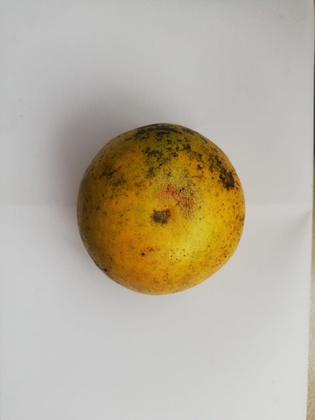
%> input picture imagenes/amarilla/Natural/amarilla_luz_natural_no_flash_abajo.jpeg, 315 x 420 px, shrunk from 1200 x 1599 before the run
$ octave segmentacion.m   (GNU Octave 9; MATLAB toolbox functions it lacks are replaced by stand-ins)
%> lines starting %> are read from the running program, lines starting %| are printed output that depends on the picture
I = imread("imagenes/amarilla/Natural/amarilla_luz_natural_no_flash_abajo.jpeg");
%> I is the input picture: size 420x315x3 uint8; mean R, G, B 185.1, 176.4, 159.4
imshow(I);
size(I);
e1 = [I(1,1,1) I(1,1,2) I(1,1,3)];
%> e1 = [190 191 193]
e2 = [I(1,size(I, 2),1) I(1,size(I, 2),2) I(1,size(I, 2),3)];
%> e2 = [96 83 67]
e3 = [I(size(I,1),1,1) I(size(I,1),1,2) I(size(I,1),1,3)];
%> e3 = [188 188 186]
e4 = [I(size(I,1),size(I,2),1) I(size(I,1),size(I,2),2) I(size(I,1),size(I,2),3)];
%> e4 = [176 155 124]

E = [e1;e2;e3;e4];
%> E = [190 191 193; 96 83 67; 188 188 186; 176 155 124]
avg = mean(E,1) -50;
%> avg = [112.5 104.2 92.5]

for i=1:1:size(I,1)
    for j=1:1:size(I,2)
        if I(i,j,1) > avg(1)
            if I(i,j,2) > avg(2)
                if I(i,j,3) > avg(3)
                    I(i,j,1) = 0;
                    I(i,j,2) = 0;
                    I(i,j,3) = 0;
                end
            end
        end
    end
end
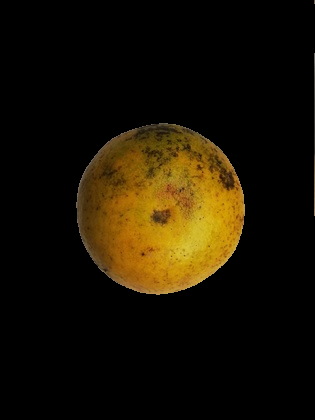
%> I: size 420x315x3 uint8; mean R, G, B 25.4, 18.1, 3.1

imshow(I);

$ run again, with imagenes/amarilla/Natural/amarilla_luz_natural_no_flash_arriba.jpeg copied over imagenes/amarilla/Natural/amarilla_luz_natural_no_flash_abajo.jpeg
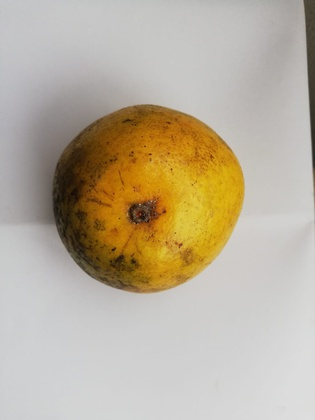
%> input picture imagenes/amarilla/Natural/amarilla_luz_natural_no_flash_arriba.jpeg, 315 x 420 px, shrunk from 1200 x 1599 before the run
%> I is the input picture: size 420x315x3 uint8; mean R, G, B 186.4, 175.3, 155.5
%> e1 = [196 197 201]
%> e2 = [76 69 53]
%> e3 = [203 204 206]
%> e4 = [219 219 219]
%> E = [196 197 201; 76 69 53; 203 204 206; 219 219 219]
%> avg = [123.5 122.2 119.8]
%> after the loop `for i=1:1:size(I,1)`:
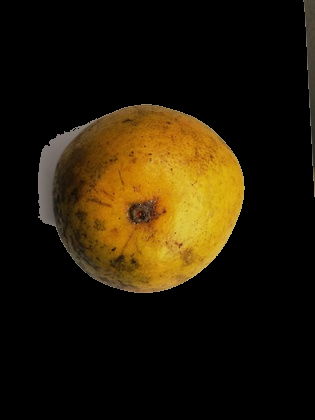
%> I: size 420x315x3 uint8; mean R, G, B 35.6, 25.5, 6.6

$ run again, with imagenes/amarilla/Natural/amarilla_luz_natural_no_flash_atras.jpeg copied over imagenes/amarilla/Natural/amarilla_luz_natural_no_flash_abajo.jpeg
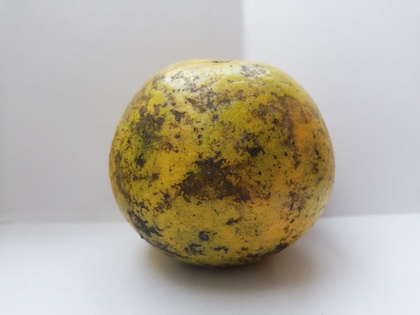
%> input picture imagenes/amarilla/Natural/amarilla_luz_natural_no_flash_atras.jpeg, 420 x 315 px, shrunk from 1599 x 1200 before the run
%> I is the input picture: size 315x420x3 uint8; mean R, G, B 180, 173, 158.4
%> e1 = [199 200 204]
%> e2 = [217 220 227]
%> e3 = [230 235 241]
%> e4 = [231 236 242]
%> E = [199 200 204; 217 220 227; 230 235 241; 231 236 242]
%> avg = [169.2 172.8 178.5]
%> after the loop `for i=1:1:size(I,1)`:
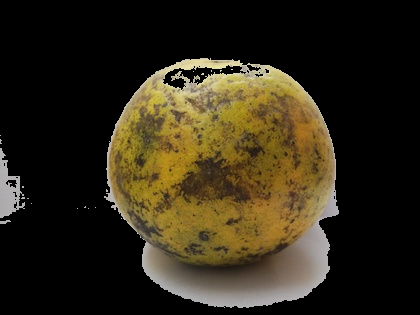
%> I: size 315x420x3 uint8; mean R, G, B 47.5, 40.2, 23.4

$ run again, with imagenes/amarilla/Natural/amarilla_luz_natural_no_flash_frente.jpeg copied over imagenes/amarilla/Natural/amarilla_luz_natural_no_flash_abajo.jpeg
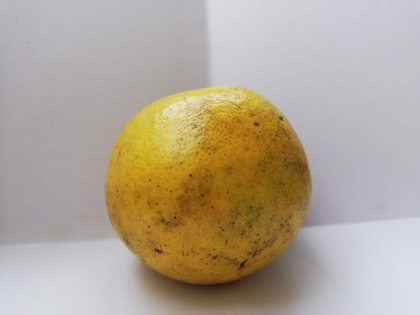
%> input picture imagenes/amarilla/Natural/amarilla_luz_natural_no_flash_frente.jpeg, 420 x 315 px, shrunk from 1599 x 1200 before the run
%> I is the input picture: size 315x420x3 uint8; mean R, G, B 177.6, 165.7, 147.8
%> e1 = [184 183 189]
%> e2 = [202 202 210]
%> e3 = [213 218 222]
%> e4 = [219 224 230]
%> E = [184 183 189; 202 202 210; 213 218 222; 219 224 230]
%> avg = [154.5 156.8 162.8]
%> after the loop `for i=1:1:size(I,1)`:
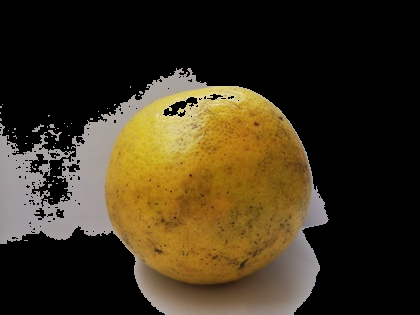
%> I: size 315x420x3 uint8; mean R, G, B 61.1, 49.9, 29.1
